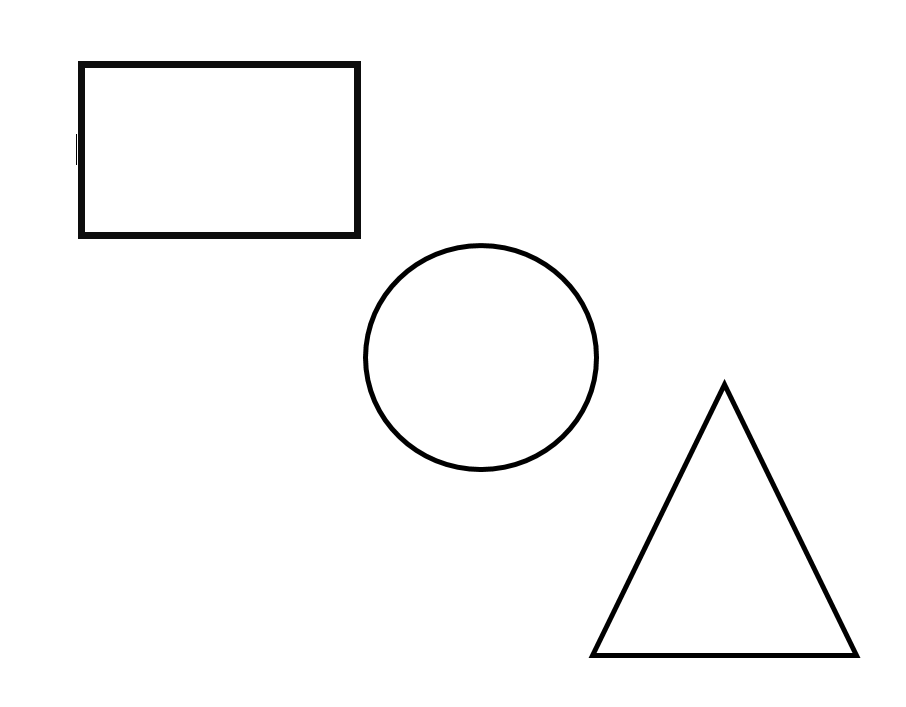
#> input picture 19. Advanced Image Processing Techniques/shapes1.PNG, 906 x 707 px, found by its file name
$ jupyter execute 'Shape Recognition.ipynb'
#> lines starting #> are read from the running program, lines starting #| are printed output that depends on the picture; after the words box and inside, x2 and y2 are one past the last pixel; in counts of white or black regions, pixels touching at a corner belong together
## Shape Recognition: Overview and Explanation
### What is Shape Recognition?
Shape recognition is an important computer vision technique used to detect and classify geometric shapes in an image. It is widely used in robotics, object detection, industrial automation, and pattern recognition.

#### How It Works:

1. Convert the image to grayscale.

2. Apply thresholding to create a binary image.

3. Detect contours in the image.

4. Approximate each contour’s shape using polygonal curve approximation.

5. Classify shapes based on the number of sides and aspect ratio (for quadrilaterals).

6. Draw bounding boxes and label shapes on the image.

Common Applications: ✔ Identifying geometric objects
✔ Detecting traffic signs in autonomous vehicles
✔ Industrial quality control
✔ Optical character recognition (OCR)

### 1. Importing Required Libraries

[cell 1]
import cv2
import numpy as np
import matplotlib.pyplot as plt

cv2 (OpenCV) → Used for image processing and shape detection.

numpy → Handles mathematical operations.

matplotlib.pyplot → Displays images.

### 2. Loading and Preprocessing the Image

[cell 2]
image = cv2.imread("shapes1.png")
#> image is the input picture: shape (707, 906, 3); min 0, max 255, mean 249.5

[cell 3]
gray = cv2.cvtColor(image, cv2.COLOR_BGR2GRAY)

#### Explanation:

- cv2.imread("shapes1.png") → Loads the image.

- cv2.cvtColor(image, cv2.COLOR_BGR2GRAY) → Converts the image to grayscale to simplify processing.

#### Why Convert to Grayscale?
Grayscale images contain only intensity values (0 to 255), making it easier to detect edges and contours.

### 3. Applying Thresholding

[cell 4]
_, threshold = cv2.threshold(gray, 127, 255, cv2.THRESH_BINARY)
#> threshold: shape (707, 906); 97.8% white; 4 black regions

#### Explanation:

Thresholding converts the image into black (0) and white (255) regions.

cv2.THRESH_BINARY → Pixels above 127 become white, others become black.

#### Why Use Thresholding?
It helps to separate objects from the background, making contours easier to detect.

### 4. Finding Contours

[cell 5]
contours, _ = cv2.findContours(threshold, cv2.RETR_TREE, cv2.CHAIN_APPROX_SIMPLE)
#> contours = 8 contours; box (x1, y1, x2, y2) and area: (0, 0, 906, 707) 638930, (77, 60, 362, 240) 50834, (85, 68, 354, 232) 43684, (362, 242, 600, 473) 42749, (368, 248, 594, 467) 38494, (588, 378, 861, 659) 38375, (597, 391, 852, 653) 33240, (75, 133, 78, 166) 62

#### Explanation:

- cv2.findContours() → Finds object boundaries in the binary image.

- cv2.RETR_TREE → Retrieves all contours in a hierarchical tree.

- cv2.CHAIN_APPROX_SIMPLE → Compresses contour points to save memory.

### 5. Iterating Through Each Contour

[cell 6]
for contour in contours:
    approx = cv2.approxPolyDP(contour, 0.02 * cv2.arcLength(contour, True), True)
    num_sides = len(approx)
    shape = "unknown"
#> this loop made 8 passes
#> (approx, num_sides) on passes 1, 2, 3, 6, 7, 8: ([[0, 0], [0, 706], [905, 706], [905, 0]], 4), ([[724, 378], [859, 658], [588, 657]], 3), ([[724, 391], [597, 652], [851, 652]], 3), ([[76, 133], [76, 165]], 2), ([[77, 61], [360, 60], [361, 238], [78, 239]], 4), ([[85, 68], [85, 231], [353, 231], [353, 68]], 4)
#> num_sides on passes 4 to 5: 8, 8

#### Explanation:

cv2.approxPolyDP() → Approximates the contour shape by reducing the number of points.

cv2.arcLength(contour, True) → Computes the perimeter of the contour.

num_sides = len(approx) → Counts the number of sides in the approximated shape.

#### Why Approximate Contours?
This helps reduce the number of points to identify standard geometric shapes.

### 6. Calculating the Shape’s Center

[cell 7]
M = cv2.moments(contour)
#> M = moments, m00 43684, centre m10/m00, m01/m00 = (219, 149.5)
if M["m00"] != 0:
    cx = int(M["m10"] / M["m00"])
#> cx = 219
    cy = int(M["m01"] / M["m00"])
#> cy = 149
else:
    cx, cy = 0, 0

#### Explanation:

cv2.moments() → Calculates shape properties like area, centroid, and moments.

cx, cy → Compute the center (centroid) of the shape for text labeling.

### 7. Classifying Shapes Based on Sides

[cell 8]
if num_sides == 3:
    shape = "Triangle"
    color = (0, 255, 0)
elif num_sides == 4:
    x, y, w, h = cv2.boundingRect(approx)
#> x = 85; y = 68; w = 269; h = 164
    aspect_ratio = float(w) / h
#> aspect_ratio = 1.64
    if 0.95 <= aspect_ratio <= 1.05:
        shape = "Square"
        color = (255, 0, 0)
    else:
        shape = "Rectangle"
        color = (0, 255, 255)
elif num_sides > 8:
    shape = "Circle"
    color = (255, 0, 255)

#### Explanation:
```
num_sides == 3 → Identifies triangles.

num_sides == 4 → Identifies squares and rectangles based on aspect ratio.

num_sides > 8 → Identifies circles (more sides = smoother shape).

 Why Check Aspect Ratio?

Square → Aspect ratio ≈ 1

Rectangle → Aspect ratio ≠ 1
```

### 8. Drawing the Contours and Labels

[cell 9]
cv2.drawContours(image, [contour], 0, color, 3)
cv2.putText(image, shape, (cx - 30, cy), cv2.FONT_HERSHEY_SIMPLEX, 0.6, (0, 0, 0), 2)
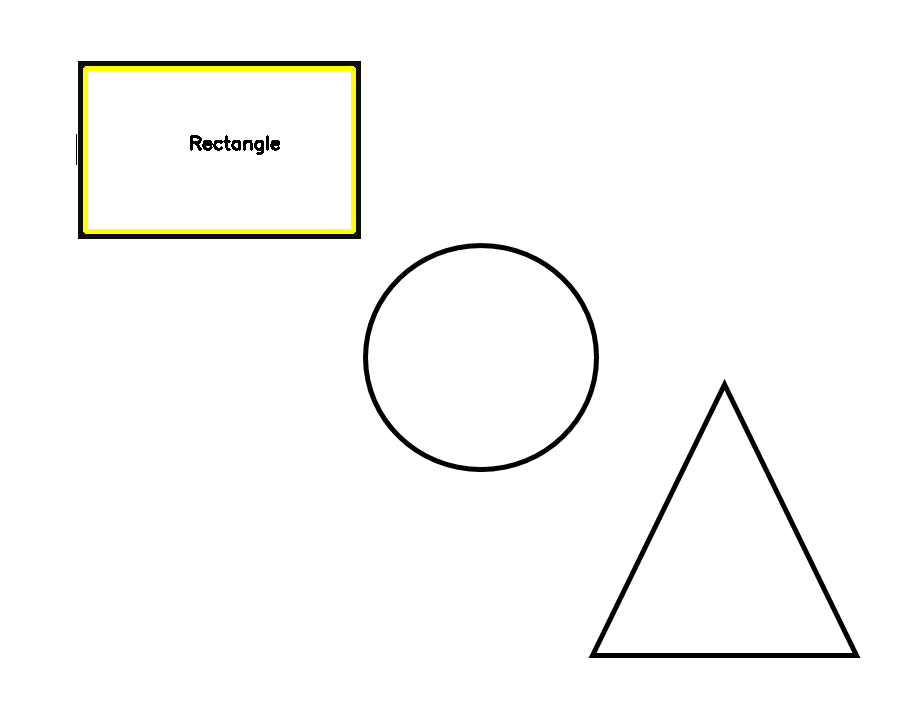
#> image: shape (707, 906, 3); mean B, G, R 248.1, 249.9, 249.9

#### Explanation:

cv2.drawContours() → Draws a shape outline with the assigned color.

cv2.putText() → Adds a label to the detected shape.

### 9. Displaying the Result

[cell 10]
cv2.imshow("shape detection", image)
cv2.waitKey(0)
cv2.destroyAllWindows()

[cell 11]
image = cv2.cvtColor(image, cv2.COLOR_BGR2RGB)
plt.imshow(image)
plt.axis('off')
plt.show()
